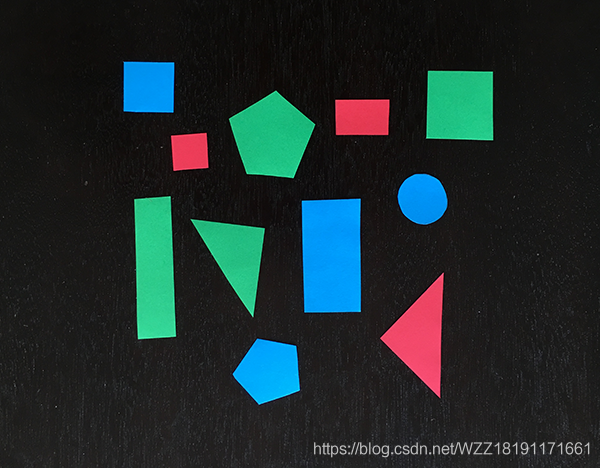
//> input picture sign_detection/images/xingzhuang.png, 600 x 468 px, given in place of the camera
$ ./find_circle   (built with g++ and OpenCV 4)
//> lines starting //> are read from the running program, lines starting //| are printed output that depends on the picture
#include <opencv2/opencv.hpp>
#include <opencv2/imgproc/imgproc.hpp>
#include <iostream>
#include <opencv2/imgproc/types_c.h>

using namespace cv;
using namespace std;

int main()
{
    //开起摄像头
    VideoCapture capture;
    capture.open(0);


    Mat edges;  //定义转化的灰度图
    if (!capture.isOpened())
        return -1;
    namedWindow("【效果图】", cv::WINDOW_NORMAL);
    while (1)
    {
        Mat frame;
        capture >> frame;
//> frame is the input picture: 468 rows x 600 cols, CV_8UC3; mean B, G, R 43.8, 43.1, 29.9
        if (!frame.data)
            return -1;
        cvtColor(frame, edges, CV_BGR2GRAY);
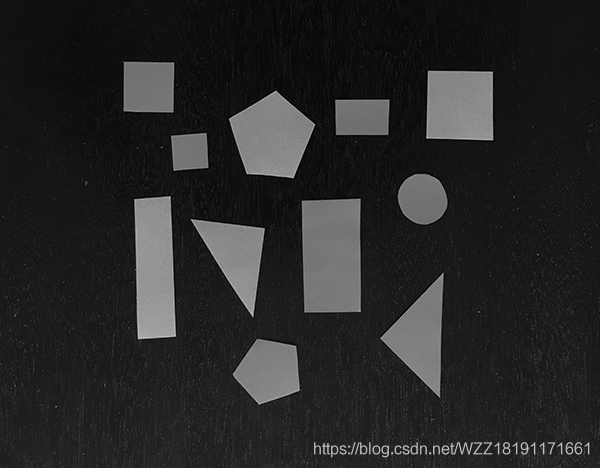
//> edges: 468 rows x 600 cols, CV_8UC1; min 0, max 202, mean 39.2
        //高斯滤波
        GaussianBlur(edges, edges, Size(7, 7), 2, 2);
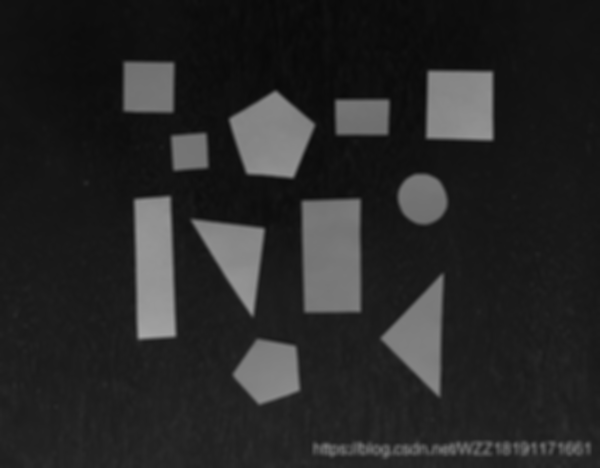
//> edges: 468 rows x 600 cols, CV_8UC1; min 9, max 169, mean 39.2
        vector<Vec3f> circles;
        //霍夫圆
        HoughCircles(edges, circles, HOUGH_GRADIENT, 1.5, 10, 200, 100, 0, 0);
//> circles = empty
        for (size_t i = 0; i < circles.size(); i++)
        {
            Point center(cvRound(circles[i][0]), cvRound(circles[i][1]));
            int radius = cvRound(circles[i][2]);
            //绘制圆心
            circle(frame, center, 3, Scalar(0, 255, 0), -1, 8, 0);
            //绘制圆轮廓
            circle(frame, center, radius, Scalar(155, 50, 255), 3, 8, 0);
        }
//> this loop made 0 passes


        imshow("【效果图】", frame);


        waitKey(30);

    }

    return 0;
}
